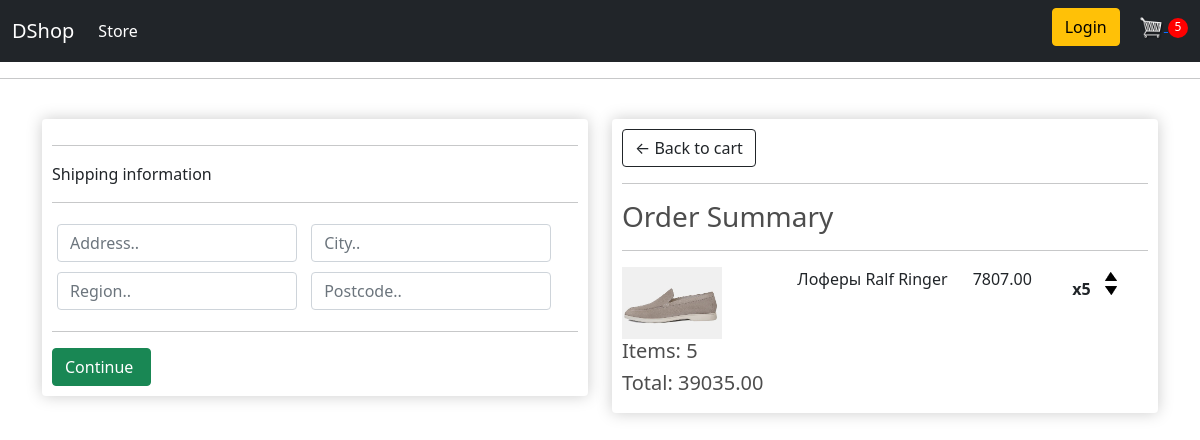
Screenshot of /checkout/ (signed in) with the database file from the repository.
### store/models.py (models this page shows, shortened)
class OrderItem(models.Model):
    product = models.ForeignKey(Product, on_delete=models.SET_NULL, null=True)
    order = models.ForeignKey(Order, on_delete=models.SET_NULL, null=True)
    quantity = models.IntegerField(default=0, null=True, blank=True)
    date_added = models.DateTimeField(auto_now_add=True)
    @property
    def get_total(self):
        total = self.product.price * self.quantity
        return total

class Product(models.Model):
    name = models.CharField(max_length=200)
    price = models.DecimalField(max_digits=7, decimal_places=2)
    digital = models.BooleanField(default=False, null=True, blank=True)
    image = models.ImageField(null=True, blank=True)
    @property
    def imageURL(self):
        try:
            url = self.image.url
        except:
            url = ''
        return url

class Order(models.Model):
    customer = models.ForeignKey(Customer, on_delete=models.SET_NULL, null=True, blank=True)
    date_ordered = models.DateTimeField(auto_now_add=True)
    complete = models.BooleanField(default=False)
    transaction_id = models.CharField(max_length=100,null=True)
    @property
    def shipping(self):
        shipping = False
        orderitems = self.orderitem_set.all()
        for i in orderitems:
            if i.product.digital == False:
                shipping = True
        return shipping
    @property
    def get_cart_total(self):
        orderitems = self.orderitem_set.all()
        total = sum([item.get_total for item in orderitems])
        return total
    @property
    def get_cart_items(self):
        orderitems = self.orderitem_set.all()
        total = sum([item.quantity for item in orderitems])
        return total

### store/views.py (the view)
# urls.py: path('checkout/', views.checkout, name='checkout'),
@csrf_exempt
def checkout(request):
    data = cartData(request)
    cartItems = data['cartItems']
    order = data['order']
    items = data['items']
    products = Product.objects.all()
    context = {'items': items, 'order': order, 'cartItems':cartItems}
    return render(request, 'store/checkout.html', context)

### store/utils.py (called while the page is built)
def cartData(request):
	if request.user.is_authenticated:
		customer = request.user.customer
		order, created = Order.objects.get_or_create(customer=customer, complete=False)
		items = order.orderitem_set.all()
		cartItems = order.get_cart_items
	else:
		cookieData = cookieCart(request)
		cartItems = cookieData['cartItems']
		order = cookieData['order']
		items = cookieData['items']
	return {'cartItems':cartItems ,'order':order, 'items':items}

### store/templates/store/checkout.html (shortened to what this page needs)
{% extends 'store/main.html' %}
{% load static %}
{% block context %}
    <div class="row">
        <div class="col-lg-6">
            <div class="box-element" id="form-wrapper">
                <form id="form">
                    <div id="shipping-info">
                        <hr>
                        <p>Shipping information</p>
                        <hr>
                        <div class="form-field">
                            <input required class="form-control" type="text" name="address" placeholder="Address..">
                        </div>
                        <div class="form-field">
                            <input required class="form-control" type="text" name="city" placeholder="City..">
                        </div>
                        <div class="form-field">
                            <input required class="form-control" type="text" name="region" placeholder="Region..">
                        </div>
                        <div class="form-field">
                            <input required class="form-control" type="text" name="postcode" placeholder="Postcode..">
                        </div>
                    </div>
                    <hr>
                    <input id="form-button" class="btn btn-success btn-block" type="submit" value="Continue ">
                  </form>
            </div>
            <br>
        </div>
        <div class="col-lg-6">
            <div class="box-element" >
                <a class="btn btn-outline-dark" href="{% url 'cart' %}">&#x2190; Back to cart</a>
                <hr>
                <h3>Order Summary</h3>
                <hr>
                {% for item in items %}
                <div class="cart row">
                    <div style="flex: 2"> <img class="row-image" src="{{ item.product.imageURL }}"> </div>
                    <div style="flex: 2"> <p>{{ item.product.name }}</p> </div>
                    <div style="flex: 1"> <p>{{ item.product.price }}</p> </div>
                    <div style="flex: 1">
                        <p class="quantity">x{{ item.quantity }}</p>
                        <div class="quantity">
                            <img data-product="{{item.product.id}}" data-action="add" class="chg-quantity update-cart" src="{% static 'images/arrow-up.png' %}">
                            <img data-product="{{item.product.id}}" data-action="remove" class="chg-quantity update-cart" src="{% static 'images/arrow-down.png' %}">
                        </div>
                    </div>
                </div>
                {% endfor %}
                <h5>Items:   {{ order.get_cart_items}}</h5>
                <h5>Total:   {{ order.get_cart_total }}</h5>
            </div>
        </div>
    </div>
{% endblock context %}

### static/css/main.css (style rules this page uses)
body { background-color: hsl(0, 0%, 98%); }
h1,h2,h3,h4,h5,h6 { color:hsl(0, 0%, 30%); }
.box-element { box-shadow:hsl(0, 0%, 80%) 0 0 16px; background-color: white; border-radius: 4px; padding: 10px; }
.col-lg-4, .col-lg-6, .col-lg-8, .col-lg-12 { margin-top: 10px; margin-bottom: 20px; }
.btn { border-radius: 0; }
.row-image { width: 100px; }
.form-field { width:250px; display: inline-block; padding: 5px; }
.quantity { display: inline-block; font-weight: 700; padding-right:10px; }
.chg-quantity { width: 12px; cursor: pointer; display: block; margin-top: 5px; transition:.1s; }

### rows the page displays
OrderItem: product.imageURL (picture), product.name "Лоферы Ralf Ringer", product.price "7807.00", quantity "5"
Order: get_cart_items "5", get_cart_total "39035.00"

### other values shown
{{ cartItems }} "5"
